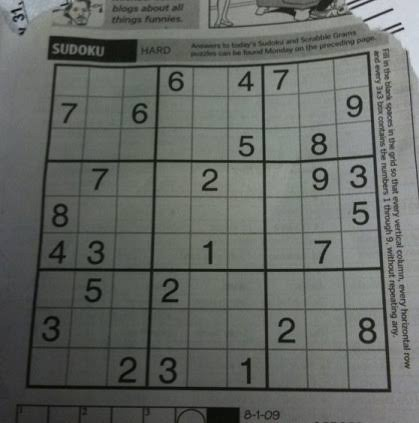
#> input picture sudoku.png, 419 x 423 px
$ jupyter execute 'Hough .ipynb'   (shell and % lines are left out)
#> lines starting #> are read from the running program, lines starting #| are printed output that depends on the picture; after the words box and inside, x2 and y2 are one past the last pixel; in counts of white or black regions, pixels touching at a corner belong together
[cell 1]
import numpy as np
import cv2

import matplotlib.pyplot as plt

import pandas as pd
import os

[cell 2]
img   = cv2.imread('sudoku.png')
#> img is the input picture: shape (423, 419, 3); mean B, G, R 99.1, 103.3, 99.8
gray  = cv2.cvtColor(img, cv2.COLOR_BGR2GRAY)
canny = cv2.Canny(gray, 50 , 150, apertureSize=3)
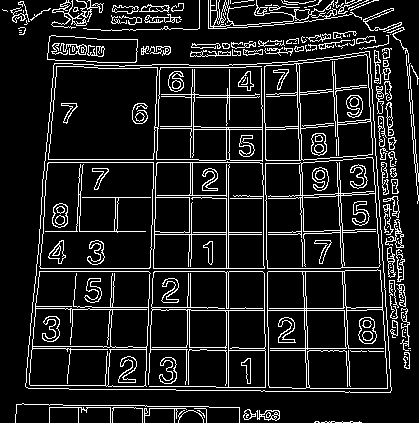
#> canny: shape (423, 419); 11.9% white in thin lines or dots
lines = cv2.HoughLines(canny, 1, np.pi / 180, 200) # Последние значение порог
#> lines = 18 rows, first 8: [268, 1.57], [271, 1.57], [226, 0], [159, 0.0349], [195, 0.0175], [-262, 3.12], [162, 0.0349], [228, 0]
# т.е. только лини которые имееют достаточную силу

[cell 3]
for line in lines:
    # rho Это дистанция до кординаты (center,center)
    # theta угол повората изображения
    rho, theta = line[0]

    # a нормирование
    # b нормирование
    a = np.cos(theta)
    b = np.sin(theta)
    # кадинаты
    x0 = a * rho
    y0 = b * rho
    # начало вектора
    x1 = int(x0 + 1000 * (-b))
    y1 = int(y0 + 1000 * (a))
    # конец вектора
    x2 = int(x0 - 1000 * (-b))
    y2 = int(y0 - 1000 * (a))
    # Рисование
    cv2.line(img, (x1, y1), (x2, y2), (0, 255, 255), 2)
#> this loop made 18 passes
#> (rho, theta, a, b, x0, y0, x1, y1) on passes 1 to 12: (268, 1.57, -4.37e-08, 1, -1.17e-05, 268, -1000, 267), (271, 1.57, -4.37e-08, 1, -1.18e-05, 271, -1000, 270), (226, 0, 1, 0, 226, 0, 226, 1000), (159, 0.0349, 0.999, 0.0349, 158.9, 5.55, 124, 1004), (195, 0.0175, 1, 0.0175, 195, 3.4, 177, 1003), (-262, 3.12, -1, 0.0175, 262, -4.57, 244, -1004), (162, 0.0349, 0.999, 0.0349, 161.9, 5.65, 127, 1005), (228, 0, 1, 0, 228, 0, 228, 1000), (-293, 3.11, -0.999, 0.0349, 292.8, -10.23, 257, -1009), (193, 0.0175, 1, 0.0175, 193, 3.37, 175, 1003), (62, 0.0873, 0.996, 0.0872, 61.76, 5.4, -25, 1001), (162, 1.57, -4.37e-08, 1, -7.08e-06, 162, -1000, 161)
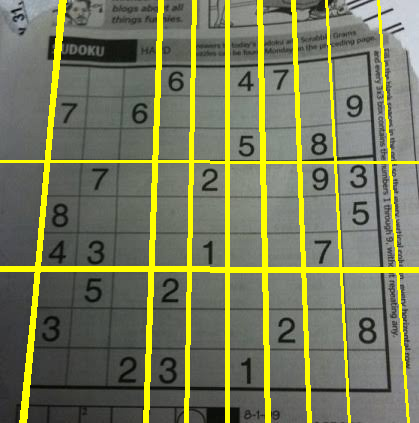
#> img: shape (423, 419, 3); 11.38% of pixels changed, all inside (x1, y1, x2, y2) = (0, 0, 419, 423)

[cell 4]
plt.imshow(img)

# Probablistic Hough Line Transform

[cell 5]
img   = cv2.imread('./sudoku.png')
gray  = cv2.cvtColor(img, cv2.COLOR_BGR2GRAY)
canny = cv2.Canny(gray, 50 , 150, apertureSize=3)
lines = cv2.HoughLinesP(canny, 1, np.pi / 180, 100, minLineLength=250, maxLineGap=20)
#> lines = 24 rows, first 6: [36, 271, 344, 271], [226, 407, 226, 95], [186, 411, 192, 29], [36, 268, 340, 268], [144, 422, 159, 6], [147, 415, 162, 6]
# minLineLength: минимальная длина лини
# maxLineGap: максимальный разрыв

[cell 6]
for line in lines:
    x1, y1, x2, y2 = line[0]
    cv2.line(img, (x1, y1), (x2, y2), (0, 255, 255), 2)
#> this loop made 24 passes
#> (x1, y1, x2, y2) on passes 1 to 12: (36, 271, 344, 271), (226, 407, 226, 95), (186, 411, 192, 29), (36, 268, 340, 268), (144, 422, 159, 6), (147, 415, 162, 6), (189, 350, 195, 29), (293, 2, 307, 391), (228, 407, 228, 152), (328, 5, 348, 392), (24, 404, 58, 9), (27, 404, 61, 6)
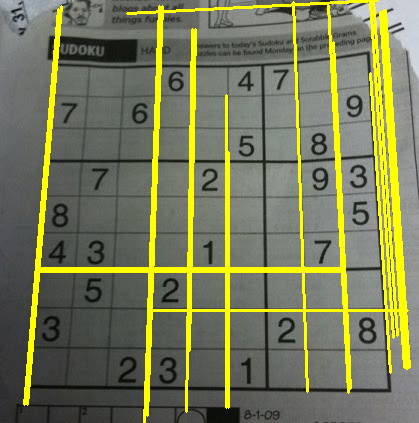
#> img: shape (423, 419, 3); 11.48% of pixels changed, all inside (x1, y1, x2, y2) = (23, 0, 411, 423)

$ run again, with Rog08.png copied over sudoku.png
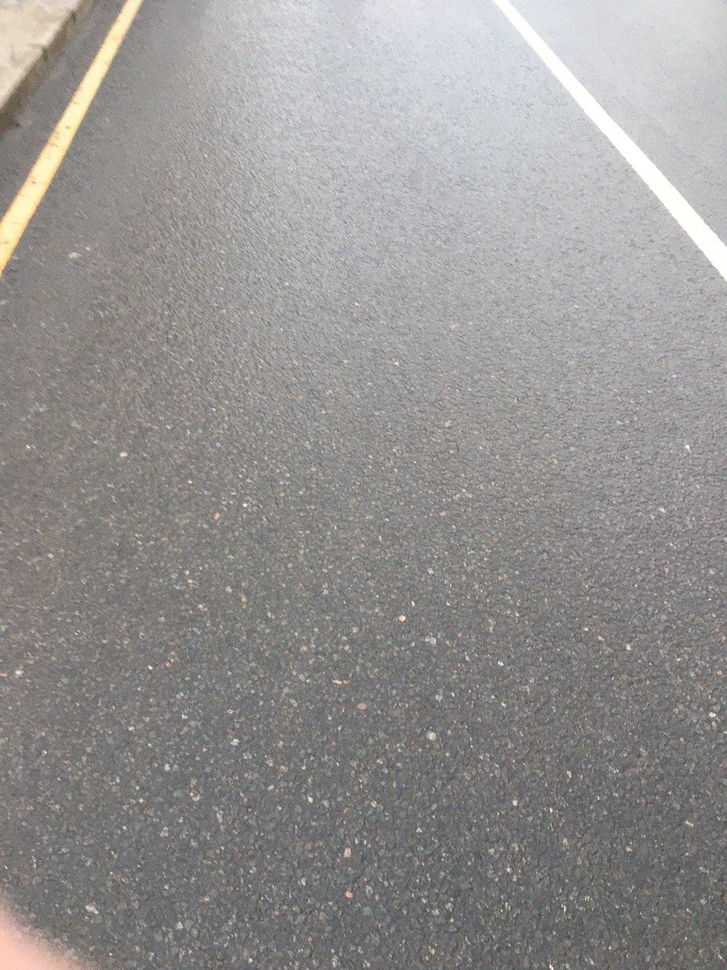
#> input picture Rog08.png, 727 x 970 px, shrunk from 960 x 1280 before the run
#> img is the input picture: shape (970, 727, 3); mean B, G, R 145.4, 146.7, 148.9
#> `canny = cv2.Canny(gray, 50 , 150, apertureSize=3)`:
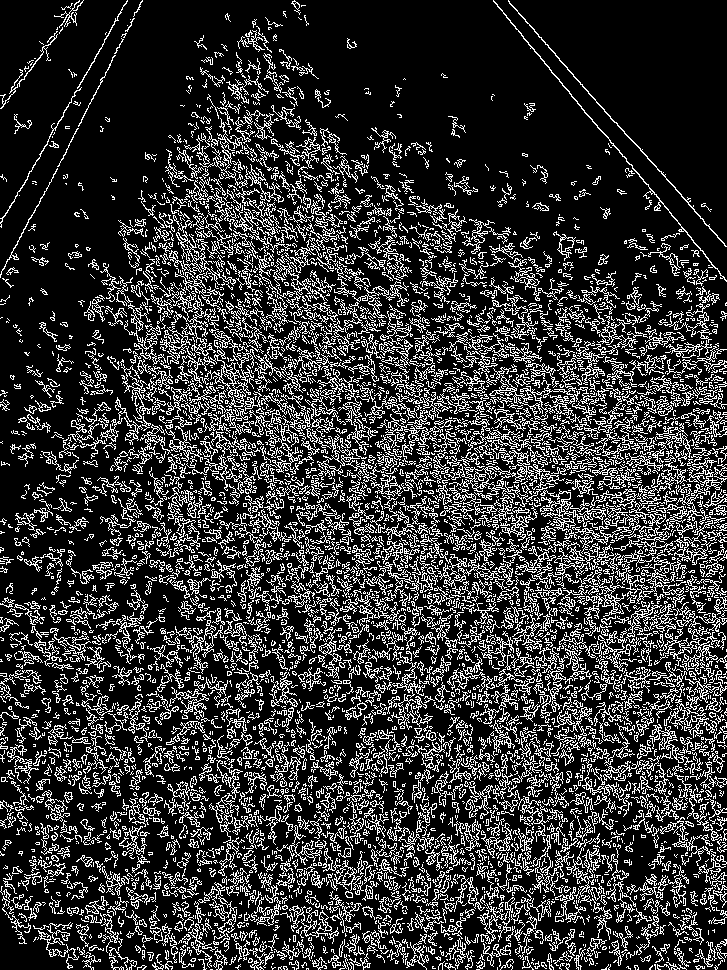
#> canny: shape (970, 727); 20.8% white in thin lines or dots
#> the loop `for line in lines:` made 13924 passes
#> (rho, theta, a, x0, y0, x1, y1, x2) on passes 1 to 3: (110, 2.36, -0.707, -77.78, 77.78, -784, -629, 629), (112, 2.36, -0.707, -79.2, 79.2, -786, -627, 627), (677, 0.785, 0.707, 478.7, 478.7, -228, 1185, 1185)
#> lines = 596 rows, first 6: [20, 938, 719, 239], [217, 969, 722, 464], [176, 891, 713, 354], [130, 279, 726, 875], [47, 945, 719, 273], [82, 961, 725, 318]
#> the loop `for line in lines:` made 596 passes
#> line on passes 26 to 28: [[97, 379, 425, 707]], [[130, 281, 724, 875]], [[190, 123, 724, 657]]
#> after the loop `for line in lines:`:
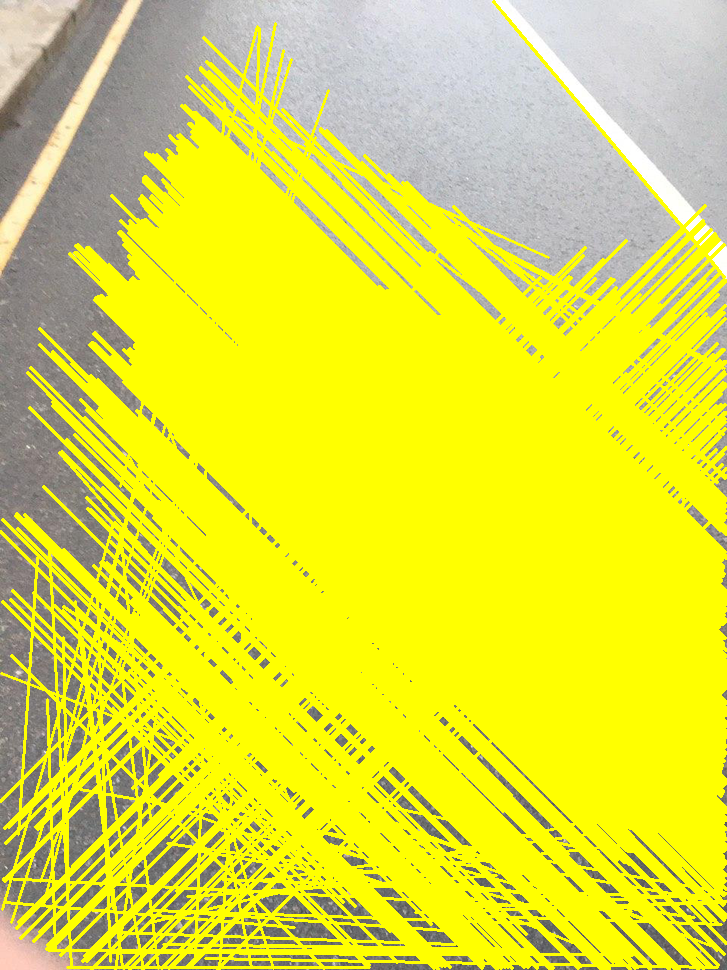
#> img: shape (970, 727, 3); mean B, G, R 58.3, 223.5, 224.4

$ run again, with Rog46.png copied over sudoku.png
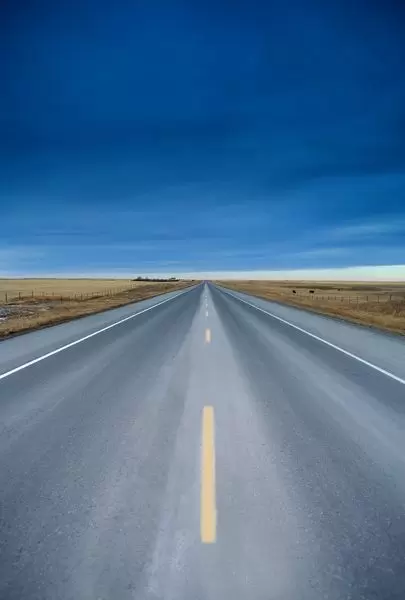
#> input picture Rog46.png, 405 x 600 px
#> img is the input picture: shape (600, 405, 3); mean B, G, R 147, 111.7, 75.6
#> `canny = cv2.Canny(gray, 50 , 150, apertureSize=3)`:
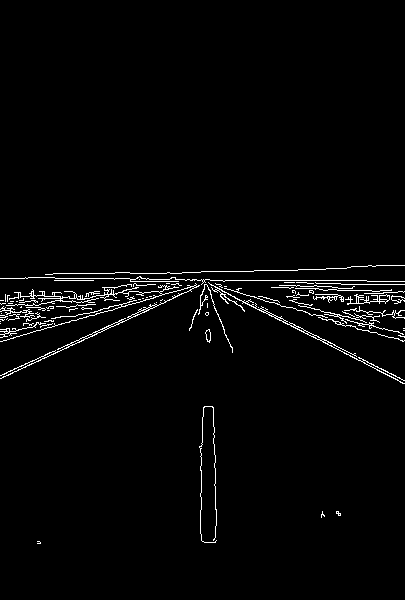
#> canny: shape (600, 405); 2.2% white in thin lines or dots, all inside (x1, y1, x2, y2) = (0, 265, 405, 544)
#> `lines = cv2.HoughLines(canny, 1, np.pi / 180, 200)`: lines = [[280, 1.57], [158, 2.04]]
#> the loop `for line in lines:` made 2 passes
#> (rho, theta, a, b, x0, y0, x1, y1) on passes 1 to 2: (280, 1.57, -4.37e-08, 1, -1.22e-05, 280, -1000, 279), (158, 2.04, -0.454, 0.891, -71.73, 140.8, -962, -313)
#> after the loop `for line in lines:`:
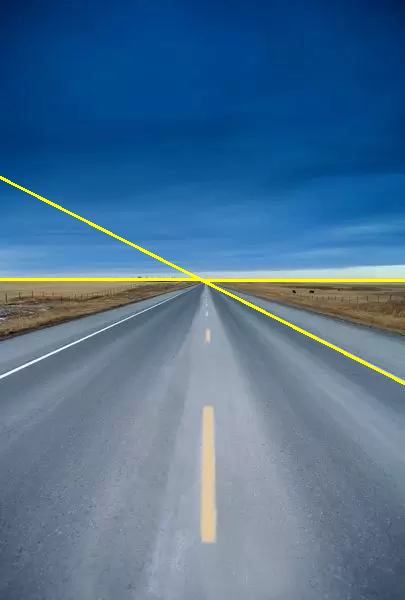
#> img: shape (600, 405, 3); 1.03% of pixels changed, all inside (x1, y1, x2, y2) = (0, 176, 405, 385)
#> `lines = cv2.HoughLinesP(canny, 1, np.pi / 180, 100, minLineLength=250,..`: lines = None

$ run again, with Rog49.png copied over sudoku.png
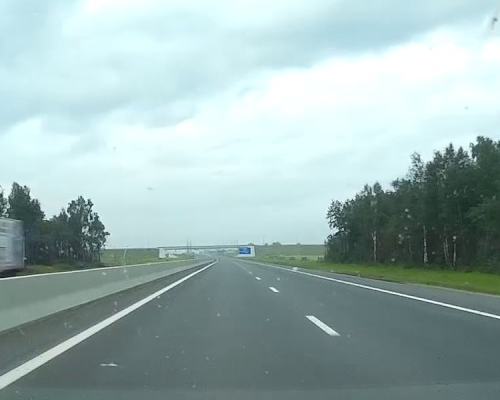
#> input picture Rog49.png, 500 x 400 px
#> img is the input picture: shape (400, 500, 3); mean B, G, R 179.8, 180.6, 157.6
#> `canny = cv2.Canny(gray, 50 , 150, apertureSize=3)`:
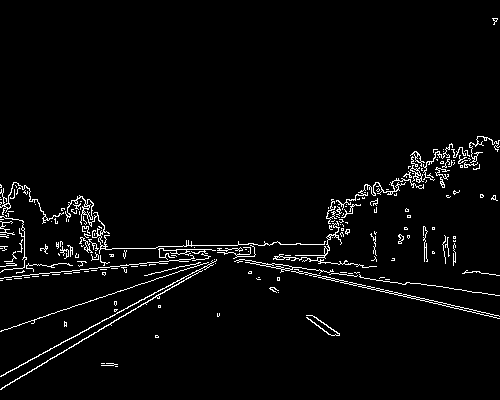
#> canny: shape (400, 500); 3.2% white in thin lines or dots
#> `lines = cv2.HoughLines(canny, 1, np.pi / 180, 200)`: lines = [[331, 1.08]]
#> the loop `for line in lines:` made 1 pass
#> (rho, theta, a, b, x0, y0, x1, y1) on pass 1: (331, 1.08, 0.469, 0.883, 155.4, 292.3, -727, 761)
#> `lines = cv2.HoughLinesP(canny, 1, np.pi / 180, 100, minLineLength=250,..`: lines = [[0, 278, 254, 251]]
#> the loop `for line in lines:` made 1 pass
#> after the loop `for line in lines:`:
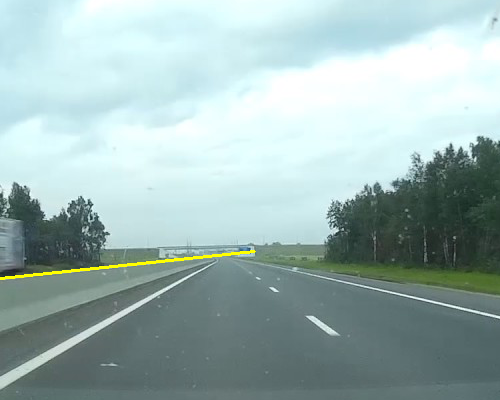
#> img: shape (400, 500, 3); 0.38% of pixels changed, all inside (x1, y1, x2, y2) = (0, 250, 256, 280)
